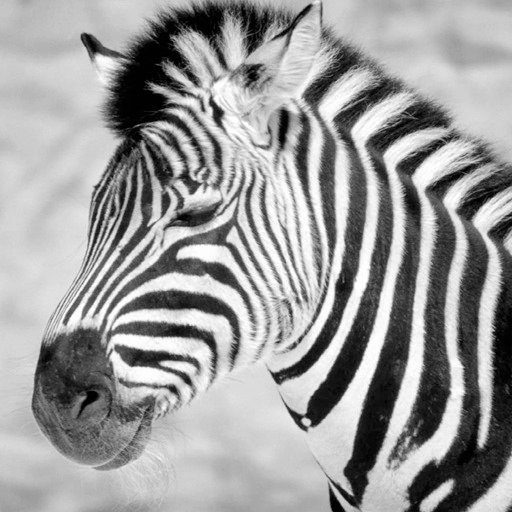
#> input picture Fourier/zebra.png, 512 x 512 px
$ jupyter execute --allow-errors PhaseChange_0226259_0226154.ipynb
#> lines starting #> are read from the running program, lines starting #| are printed output that depends on the picture
# Changing Phase of Images
**Ricardo Antonio Gutiérrez Esparza \
Juan Marquina Cancino**

[cell 1]
import numpy as np
import cv2
from matplotlib import pyplot as plt

[cell 2]
def dft_image(path):
    '''Returns the shifted fourier transform, as well as
       its magnitude and phase.
    '''
#> called with path = 'zebra.png'
    img = cv2.imread(path,0)
#> img is the input picture: shape (512, 512); min 0, max 255, mean 155.2

    img_float32 = np.float32(img)

    dft = cv2.dft(img_float32, flags = cv2.DFT_COMPLEX_OUTPUT)
    dft_shift = np.fft.fftshift(dft)


    mag, ang = cv2.cartToPolar(dft_shift[:,:,0], dft_shift[:,:,1])
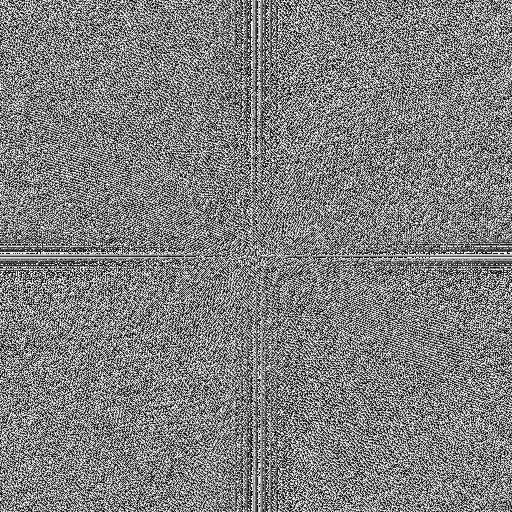
#> ang: shape (512, 512) float32; min 6.84e-05, max 6.28, mean 3.14; drawn with min black and max white

    magnitude_spectrum = 20*np.log(cv2.magnitude(dft_shift[:,:,0],dft_shift[:,:,1]))
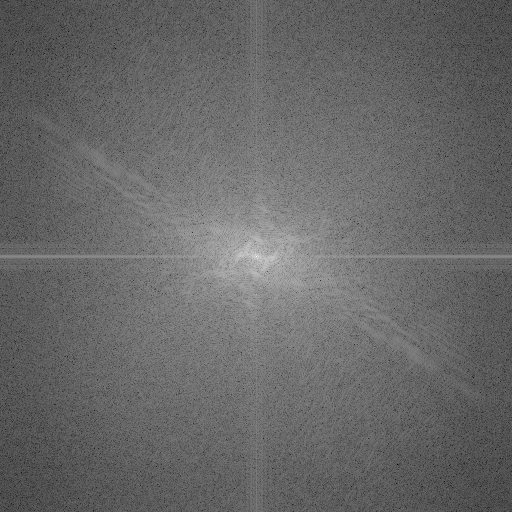
#> magnitude_spectrum: shape (512, 512) float32; min 26.21, max 350.4, mean 158.7; drawn with min black and max white

    plt.subplot(221),plt.imshow(img, cmap = 'gray')
    plt.title('Input Image'), plt.xticks([]), plt.yticks([])
    plt.subplot(222),plt.imshow(magnitude_spectrum, cmap = 'hot')
    plt.title('Magnitude Spectrum'), plt.xticks([]), plt.yticks([])
    plt.subplot(223),plt.imshow(20*np.log(mag),cmap='hot')
    plt.title('Magnitude Spectrum 2'), plt.xticks([]), plt.yticks([])
    plt.subplot(224),plt.imshow(ang,cmap='hot')
    plt.title('Angle Spectrum'), plt.xticks([]), plt.yticks([])
    plt.show()
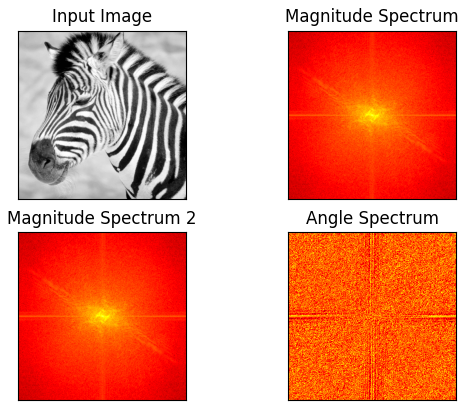
#> figure drawn by matplotlib, 4 panels
    return dft_shift, mag, ang
